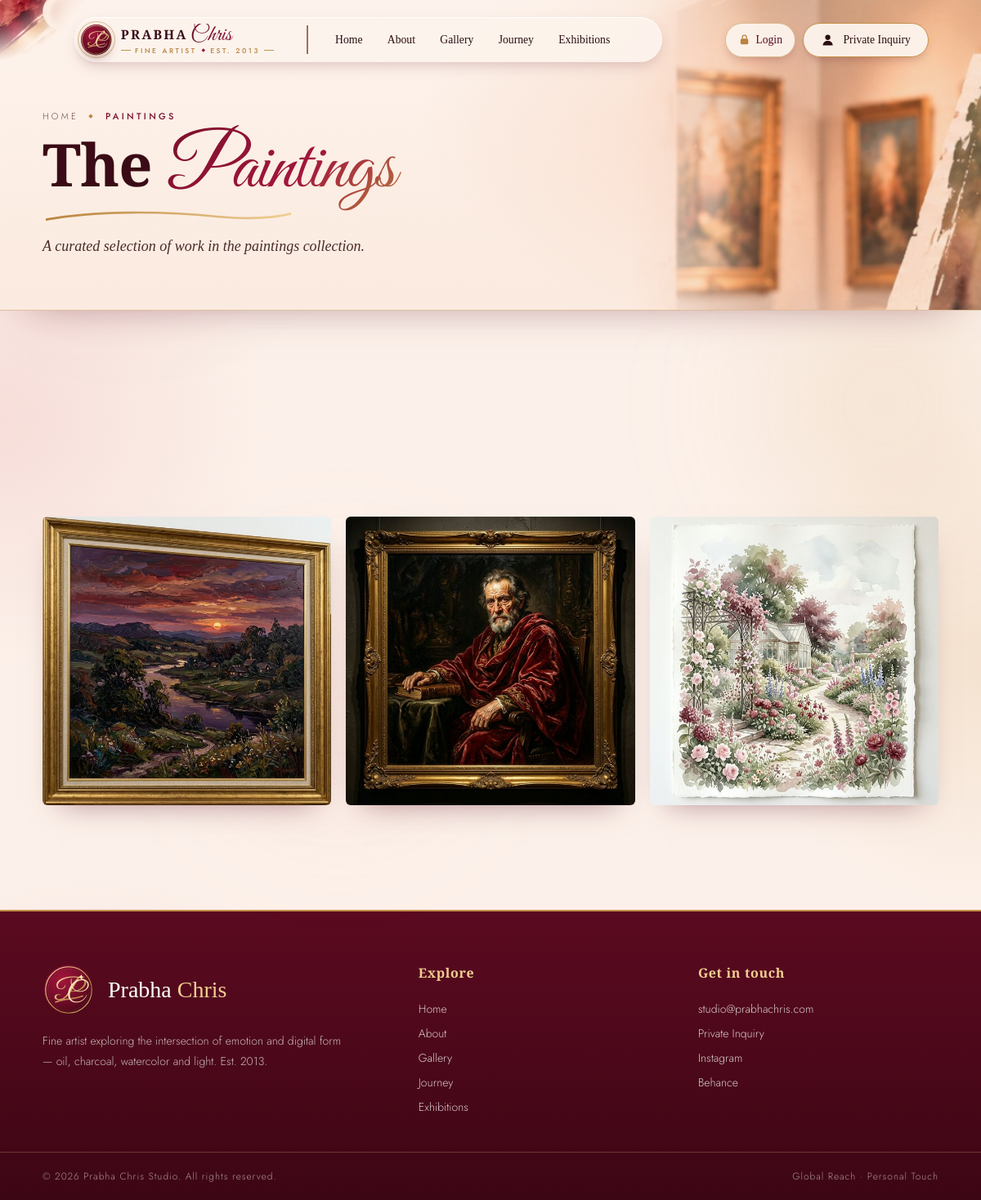
Page /category/1 on the committed database.
### tables this page shows
CREATE TABLE categories (
            id INTEGER PRIMARY KEY AUTOINCREMENT,
            name TEXT NOT NULL UNIQUE
        );

CREATE TABLE artworks (
            id INTEGER PRIMARY KEY AUTOINCREMENT,
            title TEXT NOT NULL,
            image_path TEXT NOT NULL,
            category_id INTEGER,
            created_at TIMESTAMP DEFAULT CURRENT_TIMESTAMP,
            FOREIGN KEY (category_id) REFERENCES categories (id)
        );

### app.py (the view)
@app.route('/category/<int:category_id>')
def category_view(category_id):
    conn = get_db_connection()
    category = conn.execute('SELECT * FROM categories WHERE id = ?', (category_id,)).fetchone()
    if category is None:
        conn.close()
        abort(404)
    artworks = conn.execute(ARTWORK_SQL + ' WHERE a.category_id = ? ORDER BY a.created_at DESC',
                            (category_id,)).fetchall()
    categories = conn.execute('SELECT * FROM categories').fetchall()
    conn.close()
    return render_template('category.html', artworks=artworks, category=category, categories=categories)

### app.py (called while the page is built)
def get_db_connection():
    conn = sqlite3.connect('gallery.db')
    conn.row_factory = sqlite3.Row
    return conn

def get_setting(key, default=None):
    conn = get_db_connection()
    row = conn.execute('SELECT value FROM settings WHERE key = ?', (key,)).fetchone()
    conn.close()
    return row['value'] if row else default

@app.context_processor
def inject_hero_image():
    return {'hero_image': get_setting('hero_image', DEFAULT_HERO_IMAGE)}

def current_user():
    if 'user' not in g:
        g.user = None
        uid = session.get('user_id')
        if uid:
            conn = get_db_connection()
            g.user = conn.execute('SELECT id, username, is_superuser FROM users WHERE id = ?', (uid,)).fetchone()
            conn.close()
    return g.user

@app.before_request
def check_csrf():
    if request.method == 'POST' and request.endpoint not in ('contact',):
        if not secrets.compare_digest(request.form.get('_csrf', ''), session.get('_csrf', '-')):
            abort(400, 'Your session expired — please reload the page and try again.')

@app.context_processor
def inject_auth():
    return {'current_user': current_user(), 'csrf_token': csrf_token, 'unread_messages': unread_messages}

### templates/category.html (shortened to what this page needs)
{% extends "layout.html" %}
{% block content %}
{% from "_banner.html" import banner %}
    <main class="page-main">
    {{ banner(category.name, "The", category.name, "A curated selection of work in the " ~ category.name.lower() ~ " collection.", "frames") }}
    <section class="gallery-section">
        <div class="gallery-grid" id="gGrid">
            {% include '_gallery_items.html' %}
        </div>
    </section>
    </main>
{% endblock %}

### templates/_banner.html (shortened to what this page needs)
{% macro banner(crumb, plain, script, sub, deco) %}
<section class="page-banner">
    <div class="banner-corner" aria-hidden="true"></div>
    <div class="banner-deco deco-{{ deco }}" aria-hidden="true"></div>
    <div class="banner-inner">
        <div class="crumbs"><a href="{{ url_for('index') }}">Home</a><i>◆</i><span>{{ crumb }}</span></div>
        <h1 class="banner-title">{{ plain }} <em>{{ script }}</em></h1>
        <p class="banner-sub">{{ sub }}</p>
    </div>
</section>
{% endmacro %}

### templates/_gallery_items.html (shortened to what this page needs)
{% for artwork in artworks %}
{% set cat_name = artwork.category_name or 'Art' %}
{% set img_url = url_for('static', filename='uploads/' + artwork.image_path) %}
<div class="gallery-item" data-cat="cat-{{ artwork.category_id }}"
    onclick='openLB({{ artwork.title|tojson }}, {{ (cat_name ~ " · " ~ (artwork.created_at[:4] if artwork.created_at else "Recent"))|tojson }}, {{ ("A profound expression of " ~ cat_name.lower() ~ " by Prabha Chris.")|tojson }}, {{ img_url|tojson }})'>
    <img src="{{ img_url }}" alt="{{ artwork.title }}">
</div>
{% else %}
<p class="empty-note">No artworks here yet — please check back soon.</p>
{% endfor %}

### rows in the picture
categories: name "PAINTINGS", name "Paintings"
artworks: shows a picture
artworks: shows a picture
artworks: shows a picture

### other values in the picture
{{ plain }} "The"
{{ sub }} "A curated selection of work in the paintings collection."
